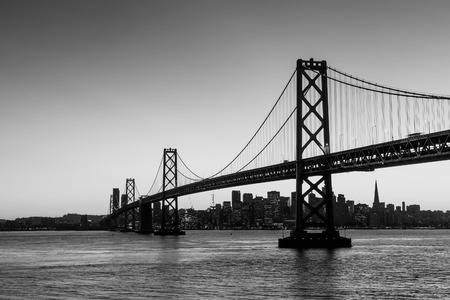
#> input picture uP_VitisPython_test/foto1.jpg, 450 x 300 px, found by its file name
$ python FixImageReconstruction.py
#> lines starting #> are read from the running program, lines starting #| are printed output that depends on the picture
## Import Packages
from   skimage.exposure import rescale_intensity
import numpy as np
import matplotlib.pyplot as plt
import argparse
import cv2

import time
#---------------------- image reading-------------------------------------------

path  = r'C:\Users\asus\GIT_DATA_FP_PROCOM\TRABAJO_FINAL_PROCOM\PROCOMfinal\uP_VitisPython_test\foto1.jpg'
path1 = r'C:\Users\asus\GIT_DATA_FP_PROCOM\TRABAJO_FINAL_PROCOM\PROCOMfinal\uP_VitisPython_test\receivedImage1.jpg'
path2 = r'C:\Users\asus\GIT_DATA_FP_PROCOM\TRABAJO_FINAL_PROCOM\PROCOMfinal\uP_VitisPython_test\decimatedImage_local.jpg'

image     = cv2.imread(path,0)
#> image is the input picture: shape (300, 450); min 0, max 255, mean 133
processed = cv2.imread(path1,0)
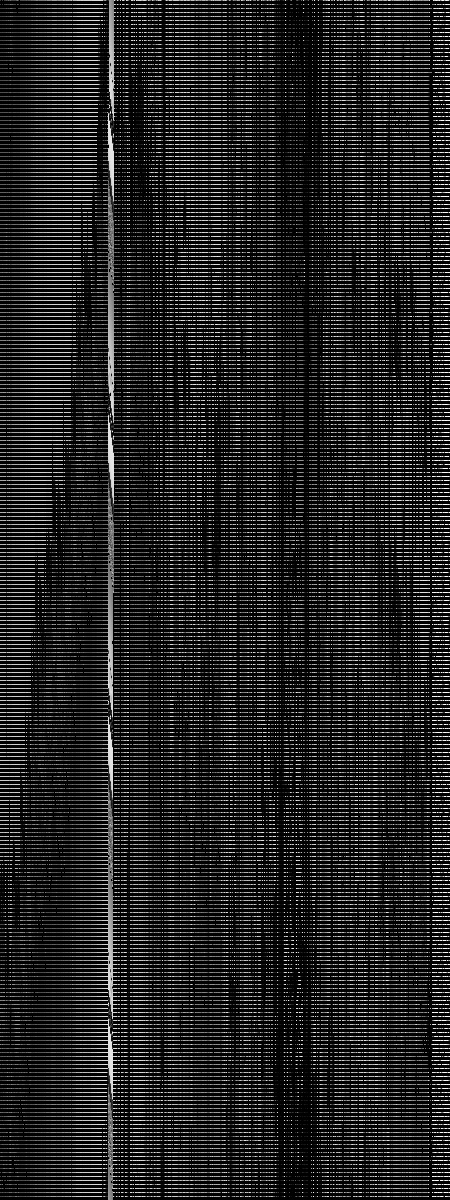
#> input picture uP_VitisPython_test/receivedImage1.jpg, 450 x 1200 px, found by its file name
#> processed is the input picture: shape (1200, 450); min 0, max 255, mean 35.2
decimated = cv2.imread(path2,0)
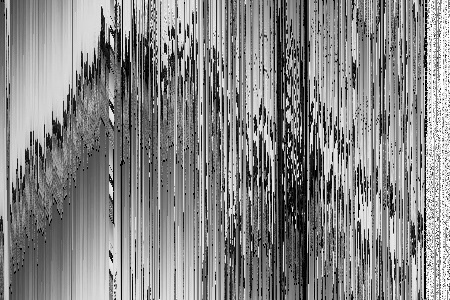
#> input picture uP_VitisPython_test/decimatedImage_local.jpg, 450 x 300 px, found by its file name
#> decimated is the input picture: shape (300, 450); min 0, max 255, mean 134.5

[ROWIM,COLIM]   = image.shape
#> ROWIM = 300; COLIM = 450
[ROWIMP,COLIMP] = processed.shape
#> ROWIMP = 1200; COLIMP = 450
[ROWIMD,COLIMD] = decimated.shape
#> ROWIMD = 300; COLIMD = 450

print("rows image= {0} \tcolumns image= {1}".format(ROWIM,COLIM))
#| rows image= 300 	columns image= 450
print("rows processed= {0} \tcolumns processed= {1}".format(ROWIMP,COLIMP))
#| rows processed= 1200 	columns processed= 450
print("rows decimated= {0} \tcolumns decimated= {1}".format(ROWIMD,COLIMD))
#| rows decimated= 300 	columns decimated= 450

#Decimate image
imReconsDecimation = []
imReconsDecimation = processed[0::4,:]
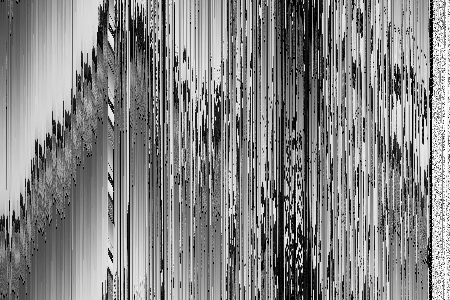
#> imReconsDecimation: shape (300, 450); min 0, max 255, mean 133.5

print("Decimated image:")
print(imReconsDecimation)
#> (printed output is left out)

print("Original Image:")
print(image)
#> (printed output is left out)


print("Primera columna imagen original:")
for n in range(ROWIM):
    print(image[n,1])
#> this loop made 300 passes
#| 65
#| 65
#| 65
#| 65
#| 66
#| 66
#| 67
#| 67
#> (further printed lines are left out)

print("Primera columna imagen decimada:")
for n in range(ROWIM):
    print(decimated[n,1])

'''
print("Final size post decimation:")
print(imReconsDecimation.shape)

print("COMPARACION DE MATRICES")
print("Returned image:")
print(processedGray)
print("Original image:")
print(gray)
'''

# [6 lines of commented-out code are left out]

print("Finished processing/r/n")
